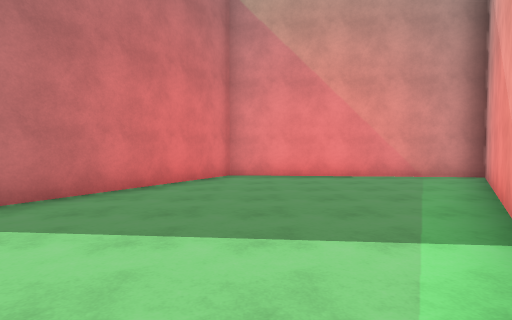
[1] (above)

19 first-person views from a walk through a scene from a Unity 3-D project. The camera is 1.4 m above the floor, tilts 2° down and sees 80° across. The floor is counted in squares, 2 m on a side. Each view is taken from the middle of a square. On the plan, view 1 faces up. The plan holds only what a view shows up to about 10 squares ahead; the rest is blank. The place goes on beyond the plan. Surface patterns are stand-ins for the level's own textures.

[2]
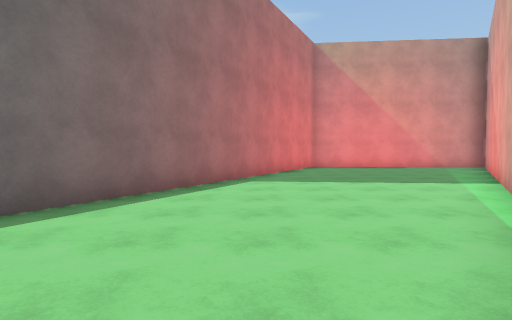

[3]
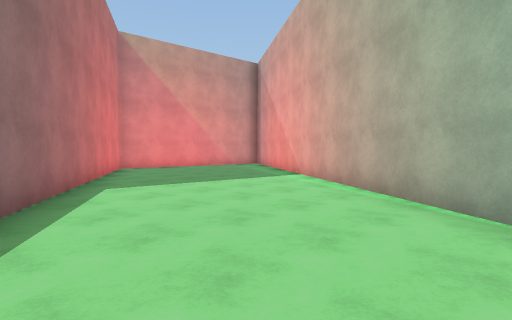

[4]
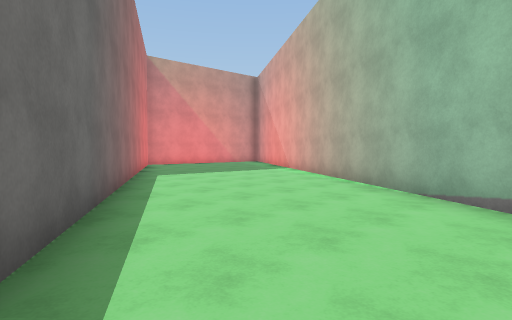

[5]
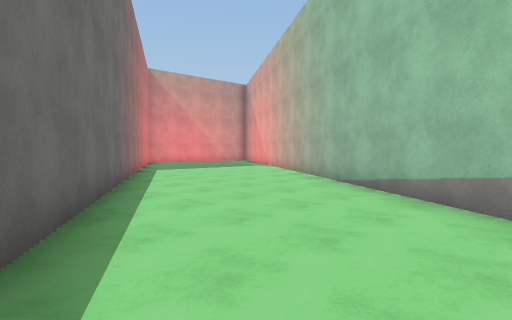

[6]
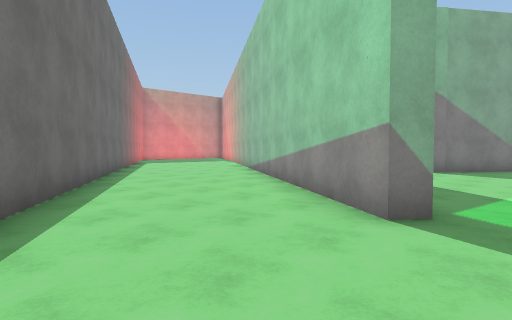

[7]
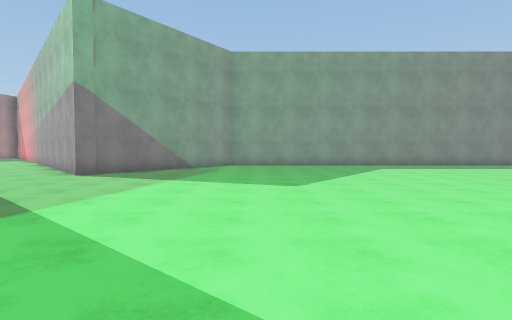

[8]
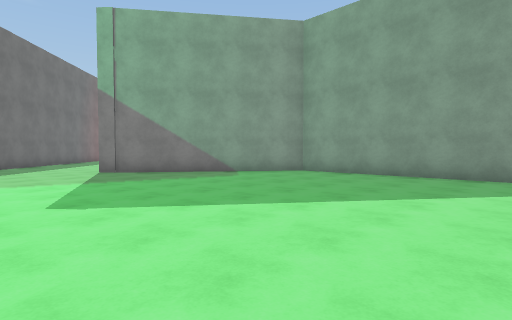

[9]
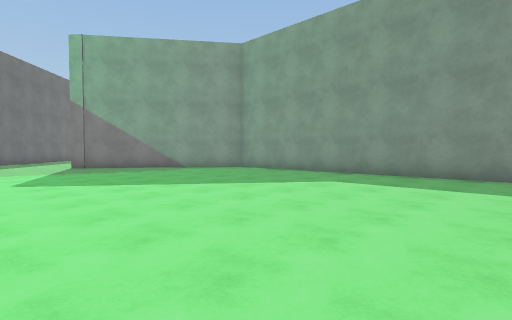

[10]
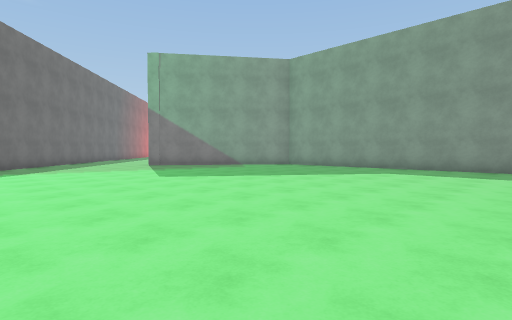

[11]
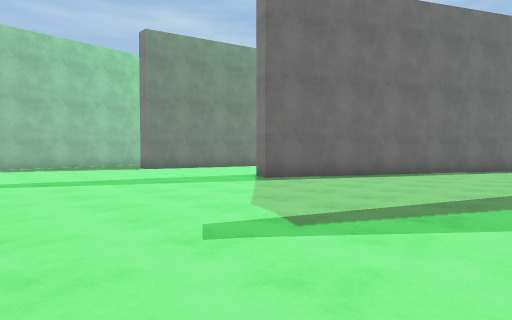

[12]
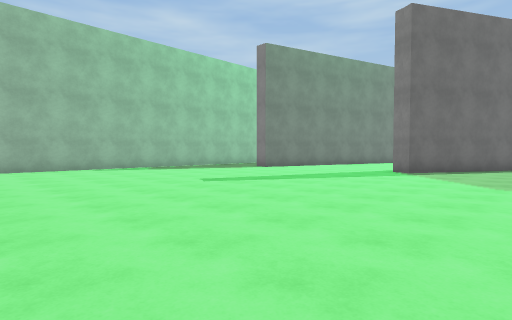

[13]
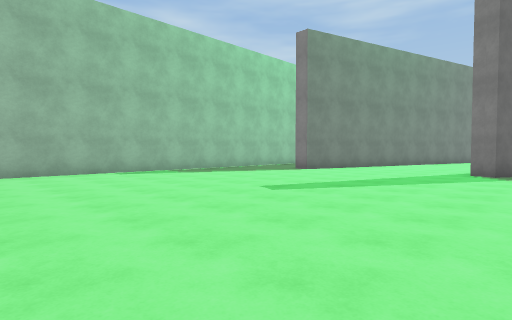

[14]
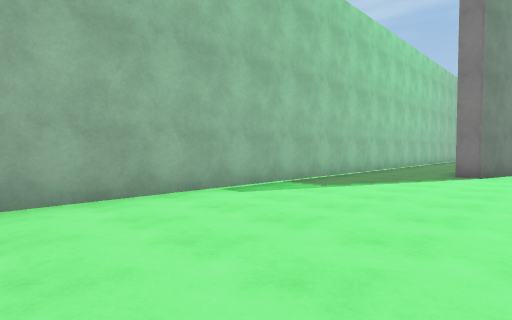

[15]
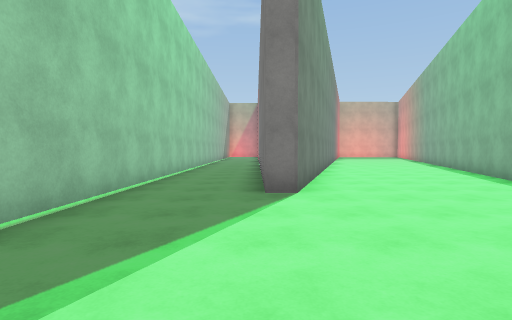

[16]
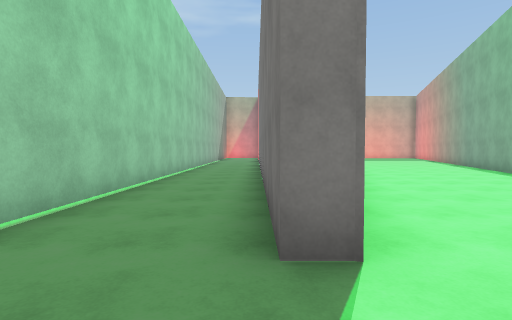

[17]
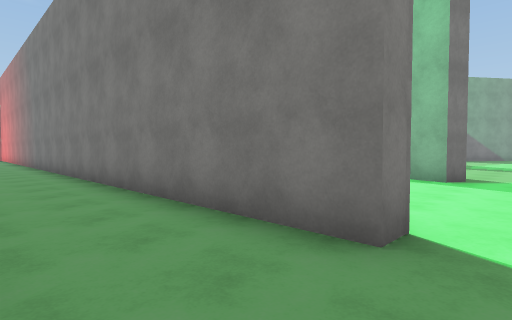

[18]
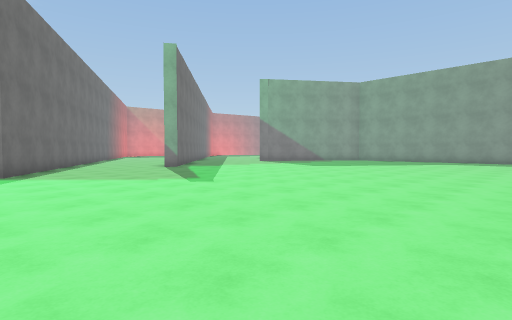

[19]
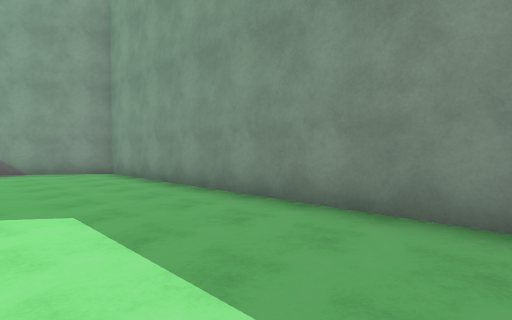

### Floor plan
Points are (right, up) in squares from view 1. A wall is a line through its corners. A room is listed if a view was taken in it or the views show most of it. See-through windows are left out.
Room 1 (views 1, 2, 3, 4)
walls: (-3.5, -5.7) (5.7, 7.6) (-0.7, 8.2) (-8.4, -5.8)
ways out: opening at (-5.5, -6.5) to room 2
Room 2 (views 5, 6, 7, 8, 9, 10, 11, 12, 13, 14, 15, 16, 17, 18, 19)
walls: (-6.6, -11.1) (-7, -10.8) (-3.5, -5.7); (-8.4, -5.8) (-12.1, -12.6) (-12.7, -12.3) (-11.2, -7.9); (-10.6, -6.3) (-10.2, -5); (0.5, -9.6) (0.1, -9.2) (2.1, -7.5); (-15.8, -8.1) (-17.3, -13.1) (-17.8, -13.1) (-17.8, -2); (-20.4, -5) (-20.4, -21.6); (5.3, -21.8) (5.3, -13) (0.5, -9.5)
ways out: opening at (-5.5, -6.5) to room 1

Where each view was taken, in squares from view 1:
view 1: 0 up, 0 right, facing up
view 2: 4 down, 3 left, facing up
view 3: 3 down, 5 left, facing up-right
view 4: 5 down, 7 left, facing up-right
view 5: 7 down, 8 left, facing up-right
view 6: 12 down, 10 left, facing up-right
view 7: 14 down, 8 left, facing right
view 8: 19 down, 3 left, facing up-right
view 9: 22 down, 3 left, facing up-right
view 10: 22 down, 6 left, facing up-right
view 11: 18 down, 7 left, facing up-left
view 12: 22 down, 9 left, facing up-left
view 13: 22 down, 11 left, facing up-left
view 14: 22 down, 16 left, facing up-left
view 15: 18 down, 18 left, facing up
view 16: 15 down, 18 left, facing up
view 17: 14 down, 20 left, facing up-right
view 18: 22 down, 13 left, facing up-right
view 19: 22 down, 2 right, facing up-right
